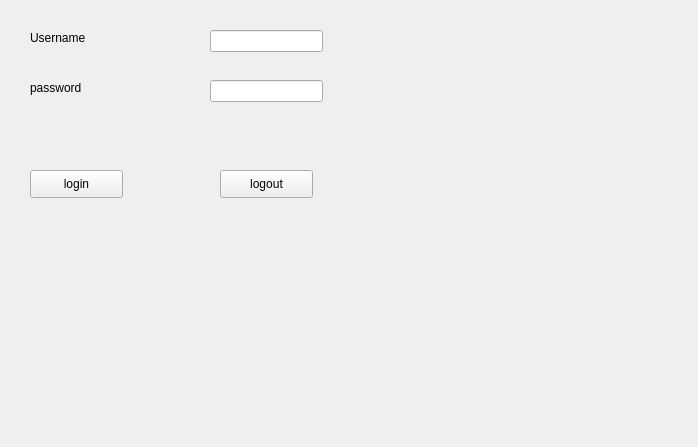
<?xml version="1.0" encoding="UTF-8"?>
<ui version="4.0">
 <class>Form</class>
 <widget class="QWidget" name="Form">
  <property name="geometry">
   <rect>
    <x>0</x>
    <y>0</y>
    <width>698</width>
    <height>447</height>
   </rect>
  </property>
  <property name="windowTitle">
   <string>Form</string>
  </property>
  <widget class="QLabel" name="label">
   <property name="geometry">
    <rect>
     <x>30</x>
     <y>30</y>
     <width>55</width>
     <height>16</height>
    </rect>
   </property>
   <property name="text">
    <string>Username</string>
   </property>
  </widget>
  <widget class="QLabel" name="label_2">
   <property name="geometry">
    <rect>
     <x>30</x>
     <y>80</y>
     <width>55</width>
     <height>16</height>
    </rect>
   </property>
   <property name="text">
    <string>password</string>
   </property>
  </widget>
  <widget class="QLineEdit" name="lineEdit">
   <property name="geometry">
    <rect>
     <x>210</x>
     <y>30</y>
     <width>113</width>
     <height>22</height>
    </rect>
   </property>
  </widget>
  <widget class="QLineEdit" name="lineEdit_2">
   <property name="geometry">
    <rect>
     <x>210</x>
     <y>80</y>
     <width>113</width>
     <height>22</height>
    </rect>
   </property>
   <property name="echoMode">
    <enum>QLineEdit::Password</enum>
   </property>
  </widget>
  <widget class="QPushButton" name="pushButtonlogin">
   <property name="geometry">
    <rect>
     <x>30</x>
     <y>170</y>
     <width>93</width>
     <height>28</height>
    </rect>
   </property>
   <property name="text">
    <string>login</string>
   </property>
  </widget>
  <widget class="QPushButton" name="pushButton_2logout">
   <property name="geometry">
    <rect>
     <x>220</x>
     <y>170</y>
     <width>93</width>
     <height>28</height>
    </rect>
   </property>
   <property name="text">
    <string>logout</string>
   </property>
  </widget>
 </widget>
 <resources/>
 <connections/>
</ui>
